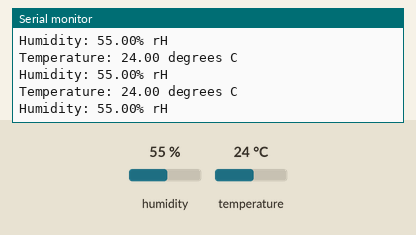
Bench run of a sketch on a simulated ESP32. Parts: the last lines printed to the serial monitor. Inputs (shaded band) come from the test bench; at power-on: humidity 55 %, temperature 24 °C.

Above: at 1.4 s.
1.5 s: humidity set to 22 %
At 2.3 s:
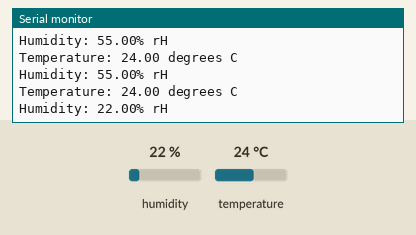
3.0 s: temperature set to 12 °C
At 3.5 s:
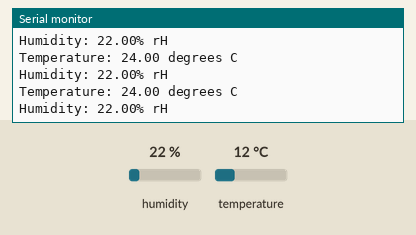
4.5 s: humidity set to 40 %
At 5.2 s:
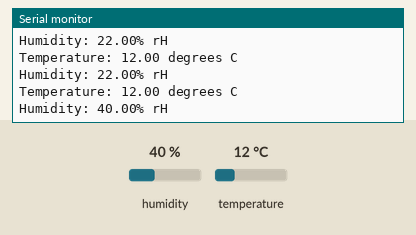
Timing chart, 0 to 7.5 s (numbered marks = the images above; inputs shaded):
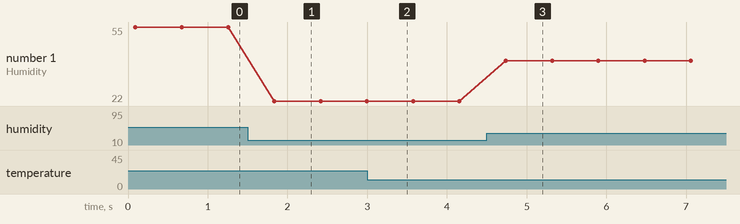

The sketch:

PartA_AHT20_with_I2C.ino
```cpp
//AHT20 Temperature sensor demo done on 01/03/2022
//Ref: http://www.esp32learning.com/code/aht20-integrated-temperature-and-humidity-sensor-and-esp32-board-example.php
//Ref for AHT20 Fritzing: https://github.com/adafruit/Fritzing-Library/blob/master/parts/Adafruit%20AHT20%20Temperature%20and%20Humidity%20Sensor.fzpz
#include <Adafruit_AHTX0.h>

Adafruit_AHTX0 aht;

void setup()
{
  Serial.begin(115200);
  Serial.println("Adafruit AHT10/AHT20 demo!");
  Serial.println("AHT20 Temperature sensor demo done on 01/03/2022");
  Serial.println("Ref: http://www.esp32learning.com/code/aht20-integrated-temperature-and-humidity-sensor-and-esp32-board-example.php");

  if (! aht.begin())
  {
    Serial.println("Could not find AHT? Check wiring");
    while (1) delay(10);
  }
  Serial.println("AHT10 or AHT20 found");
}

void loop() {
  sensors_event_t humidity, temp;
  aht.getEvent(&humidity, &temp);// populate temp and humidity objects with fresh data
  Serial.print("Temperature: ");
  Serial.print(temp.temperature);
  Serial.println(" degrees C");
  Serial.print("Humidity: ");
  Serial.print(humidity.relative_humidity);
  Serial.println("% rH");

  delay(500);
}
```

Measured:
- after the input at 1.5 s, the serial monitor: prints a new line after 0.34 s (image 1)
- after the input at 4.5 s, the serial monitor: prints a new line after 0.24 s (image 3)
- plotted number 1: 55 → 22 after the input at 1.5 s, 22 → 40 after the input at 4.5 s
